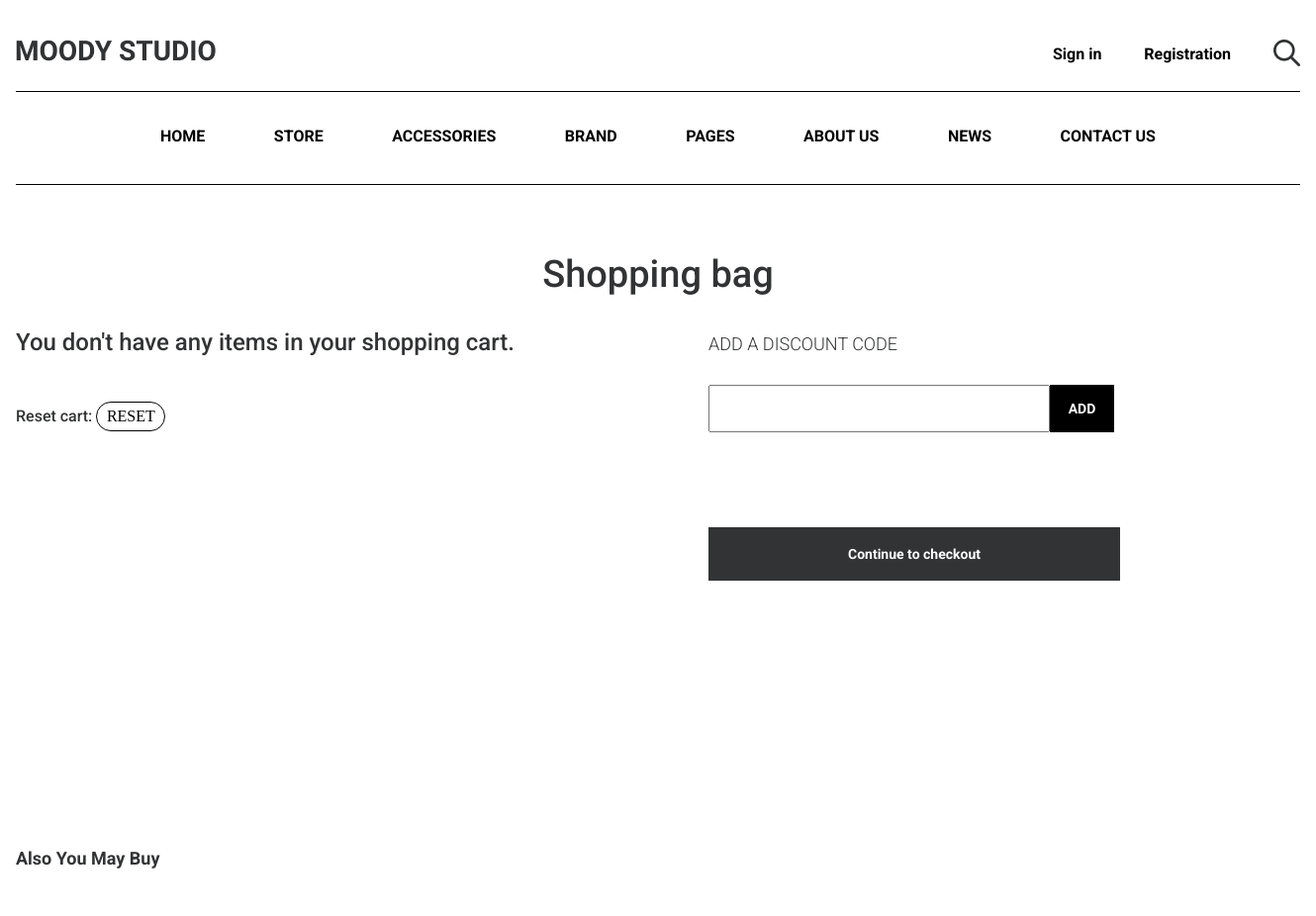
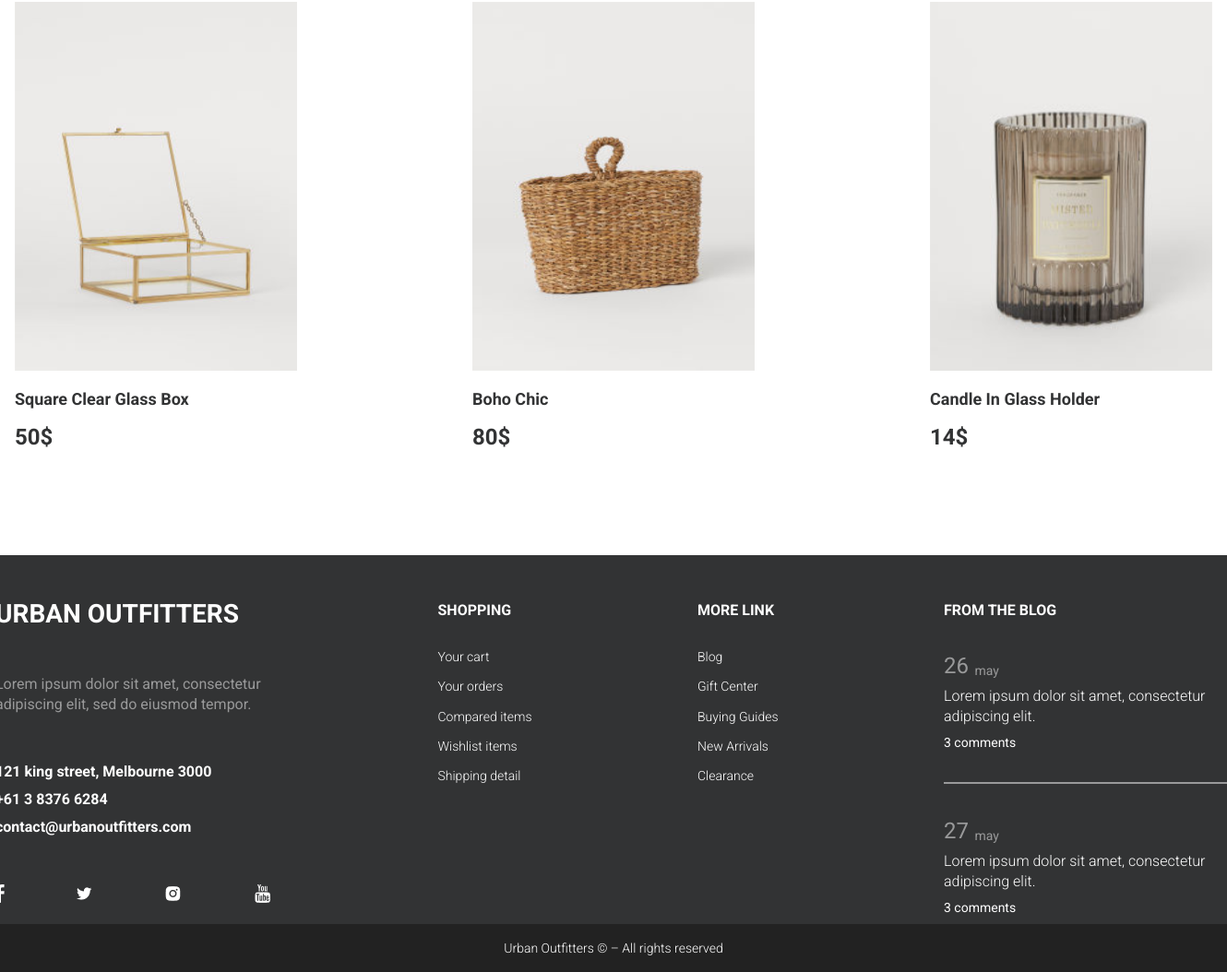
The app's page /cart.php with its own data (2 pictures, top to bottom).
### tables this page shows
CREATE TABLE `goods` (
  `id` int(11) NOT NULL,
  `title` varchar(255) NOT NULL,
  `price` int(11) NOT NULL,
  `image` varchar(255) NOT NULL,
  `count` int(11) NOT NULL,
  `catid` int(11) NOT NULL
);

### cart.php (the view, shortened to what this page needs)
<?php
include('include/DBconnect.php');
?>
<!DOCTYPE html>
<html lang="en">
<head>
    <link href="https://cdn.jsdelivr.net/npm/bootstrap@5.0.0-beta3/dist/css/bootstrap.min.css" rel="stylesheet">
    <link rel="stylesheet" href="http://maxcdn.bootstrapcdn.com/font-awesome/latest/css/font-awesome.min.css">
    <link href='./assets/jquery-bar-rating-master/dist/themes/fontawesome-stars.css' rel='stylesheet' type='text/css'>
    <link href="CSS/reset.css" rel="stylesheet">
    <link href="CSS/main.css" rel="stylesheet">
</head>
<body>
    <?php include('include/nav.php')?>
    <div class="cart-goods-container">
        <div class="cart-goods-title">Shopping bag</div>
        <div class="cart-goods-wrapper">
           <div class="cart-goods-active">
                <?php
                    if(isset($_SESSION['shoppingcart']) && count($_SESSION['shoppingcart'])) {
                        $list = $_SESSION['shoppingcart'];
                        foreach($list as $item) {
                            $id = $item['id'];
                            $query  = "SELECT * FROM goods WHERE id='$id'";
                            $result = mysqli_query($mysqli, $query);
                            if(mysqli_num_rows($result) == 1) {
                                $row = mysqli_fetch_array($result);
                                $id = $row['id'];
                                $name = $row['title'];
                                $price = $row['price'];
                                $img = $row['image'];
                                $quantity = $item['quantity'];
                                print(
                                    "<div class='cart-goods-block'>
                                        <a href='single.php?id=$id'>
                                            <img class='cart-goods-img' src='./Img/$img' src='' alt='problem'>
                                            <div class='cart-goods-description'>
                                                <div class='cart-goods-text'>$name</div>
                                                <div class='cart-goods-price'>$price $</div>
                                                <div class='cart-goods-quantity'>Quantity: $quantity</div>
                                            </div>
                                        </a>
                                    </div>");
                            };
                        };
                    } else {
                        print("<div class='cart-goods-text'>You don't have any items in your shopping cart.</div>");
                    };
                ?>
                <form class='cart-goods-form' action="#" method="GET">
                    <label class='cart-goods-quantity' for="reset">Reset cart: </label>
                    <input class='cart-goods-button' type="submit" value="RESET" name="reset" id="reset" />
                </form>
           </div>
           <div class="cart-goods-check">
                <div class="cart-goods-check-wrapper">
                    <form class='cart-goods-check-form' action="#" method="">
                        <label class='cart-goods-check-label' for="code">ADD A DISCOUNT CODE </label>
                        <div class='cart-goods-check-wrap'>
                            <input class='cart-goods-check-input' type="text" value="" name="code" id="code" />
                            <div class='cart-goods-check-button'>ADD</div>
                        </div>
                    </form>
                </div>
                <div class="cart-goods-checkout">Continue to checkout</div>
           </div>
        </div>
    </div>
    <div class="cart-container">
        <div class="single-also-container">
            <div class="also-title">Also You May Buy</div>
            <div class="also-wrapper">
                <?php
                $sql = "SELECT * FROM `goods` ORDER BY RAND() LIMIT 3";
                $res = $mysqli -> query($sql);
                if ($res -> num_rows > 0) {
                    while ($resArticle = $res -> fetch_assoc()) {
                ?>
                <div class="also-card">
                    <a a href="single.php?id=<?=$resArticle["id"]?>">
                        <img class="also-img" src="./Img/<?=$resArticle["image"]?>" alt="problem">
                        <div class="also-block">
                            <div class="also-title"><?=$resArticle["title"]?></div>
                            <div class="also-price"><?=$resArticle["price"]?>$</div>
                        </div>
                    </a>
                </div>
                <?php } } ?>
            </div>
        </div>
    </div>
    <?php include('include/footer.php')?>
</body>
</html>

### CSS/main.css (style rules this page uses)
body { display: flex; flex-direction: column; align-items: center; width: 100%; }
.also-title { color: rgb(50, 51, 52); font-family: Roboto; font-size: 24px; font-weight: 500; line-height: 28px; }
.also-wrapper { margin-top: 50px; display: flex; justify-content: space-between; }
.also-card { height: 500px; width: 306px; }
.also-card a { text-decoration: none; }
.also-img { height: 400px; width: 306px; object-fit: fill; }
.also-block { height: 100px; display: flex; flex-direction: column; justify-content: space-evenly; }
.also-title { color: rgb(50, 51, 52); font-family: Roboto; font-size: 18px; font-weight: 700; line-height: 21px; text-decoration: none; }
.also-price { color: rgb(50, 51, 52); font-family: Roboto; font-size: 24px; font-weight: 700; line-height: 28px; }
.cart-container { width: 1298px; }
.cart-goods-container { min-height: 600px; width: 1298px; margin-top: 70px; }
.cart-goods-title { color: rgb(50, 51, 52); font-family: Roboto; font-size: 38px; font-weight: 500; line-height: 40px; text-align: center; }
.cart-goods-wrapper { margin-top: 40px; display: flex; }
.cart-goods-active { width: 700px; }
.cart-goods-text { color: rgb(50, 51, 52); font-family: Roboto; font-size: 24px; font-weight: 500; line-height: 19px; }
.cart-goods-quantity { color: rgb(50, 51, 52); font-family: Roboto; font-size: 16px; font-weight: 500; line-height: 19px; }
.cart-goods-form { margin: 50px 0 70px; }
.cart-goods-button { height: 30px; width: 70px; border-radius: 15px; background-color: #fff; color: #000; cursor: pointer; border: 1px solid black; }
.cart-goods-check { height: 250px; width: 416px; display: flex; flex-direction: column; justify-content: space-between; }
.cart-goods-check-form { height: 100px; display: flex; flex-direction: column; justify-content: space-between; }
.cart-goods-check-label { color: rgb(50, 51, 52); font-family: Roboto; font-size: 18px; font-weight: 300; line-height: 21px; }
.cart-goods-check-wrap { display: flex; }
.cart-goods-check-input { height: 48px; width: 345px; padding-left: 10px; }
.cart-goods-check-button { height: 48px; width: 65px; background-color: #000; display: flex; justify-content: center; align-items: center; color: rgb(255, 255, 255); font-family: Roboto; font-size: 14px; font-weight: 700; line-height: 16px; cursor: pointer; }
.cart-goods-checkout { height: 54px; width: 416px; background-color: rgb(50, 51, 52); display: flex; justify-content: center; align-items: center; color: rgb(255, 255, 255); font-family: Roboto; font-size: 14px; font-weight: 700; line-height: 16px; cursor: pointer; }

### records on screen
goods: image (picture), title "Square Clear Glass Box", price "50"
goods: image (picture), title "Boho Chic", price "80"
goods: image (picture), title "Candle In Glass Holder", price "14"
